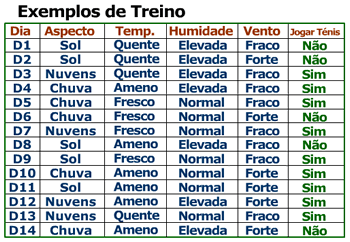
#> input picture Primeira-Aula-Mineracao-Dados/img/exemplo_treino.png, 350 x 242 px, found by its file name
$ jupyter execute --allow-errors Primeira-Aula-Mineracao-Dados.ipynb
#> lines starting #> are read from the running program, lines starting #| are printed output that depends on the picture
## Mineração de Dados

Mineração de dados é o processo de encontrar padrões, tendências e relações significativas ou interessantes em conjuntos de dados grandes e complexos. Envolve a aplicação de técnicas estatísticas, algoritmos de aprendizado de máquina e métodos de inteligência artificial para analisar grandes volumes de dados e extrair informações úteis e acionáveis.

## **Machine Learning**

É uma metodologia para análise de dados baseada na automatização construtiva de modelos analíticos. Na prática de usar algoritmos para coletar dados, aprender com eles, e então fazer uma determinação ou predição sobre alguma coisa no mundo.

## **O que é aprendizado?**
É um processo que visa a capacidade de se adaptar, modificar e melhorar seu comportamento e respostas.

## **Por que processo?**
Porque é contínuo e evolutivo.

## **Como ocorre?**
Através de relação com o ambiente.

## **Como o computador aprende?**
 *   Interagindo com o ambiente, através de dados;
 *   Dados são usados para a máquina aprender;
 *   O aprendizado pode ser persistido através de um modelo;
 *   Contínuo, ou seja, o aprendizado deve melhorar. Com dados melhores, o computador pode melhorar seu modelo, ou seja, aprender mais sobre as condições do tempo
 *   O aprendizado pode ser medido. Podemos medir o quanto o computador aprendeu, por exemplo, em 100 previsões, acertou 83 e errou 17.


## **Exemplo de como a máquina aprende. Modelo de Árvore de Decisão. Fonte adpatado de [4]**

[cell 1]
import cv2
from google.colab.patches import cv2_imshow
imagem = cv2.imread('/content/drive/MyDrive/Colab Notebooks/IA/exemplo_treino.png')
#> imagem is the input picture: shape (242, 350, 3); mean B, G, R 204.4, 201.7, 193.3
cv2_imshow(imagem)

[cell 2]
imagem = cv2.imread('/content/drive/MyDrive/Colab Notebooks/IA/arvore_decisao.png')
cv2_imshow(imagem)

[cell 3]
imagem = cv2.imread('/content/drive/MyDrive/Colab Notebooks/IA/arvore_decisao1.png')
cv2_imshow(imagem)

[cell 4]
imagem = cv2.imread('/content/drive/MyDrive/Colab Notebooks/IA/arvore_decisao2.png')
cv2_imshow(imagem)

## **Limite do aprendizado de máquina:**
*  Limites físicos: memória, processamento, armazenamento;
* Limites lógicos: algoritmo utilizado;
* Limites de ambiente: dados.
  Exemplos:
    * Dados que temos:
      * Temperatura, umidade, aparência, vento;
    * O que causa a chuva?
      * Temperatura, umidade, ventos;
      * Posição e deslocamento das massas de ar.

## **Inteligência Artificial X Machine Learning X Deep Learning**

[cell 5]
imagem = cv2.imread('/content/drive/MyDrive/Colab Notebooks/IA/IA-ML-DEEP.png')
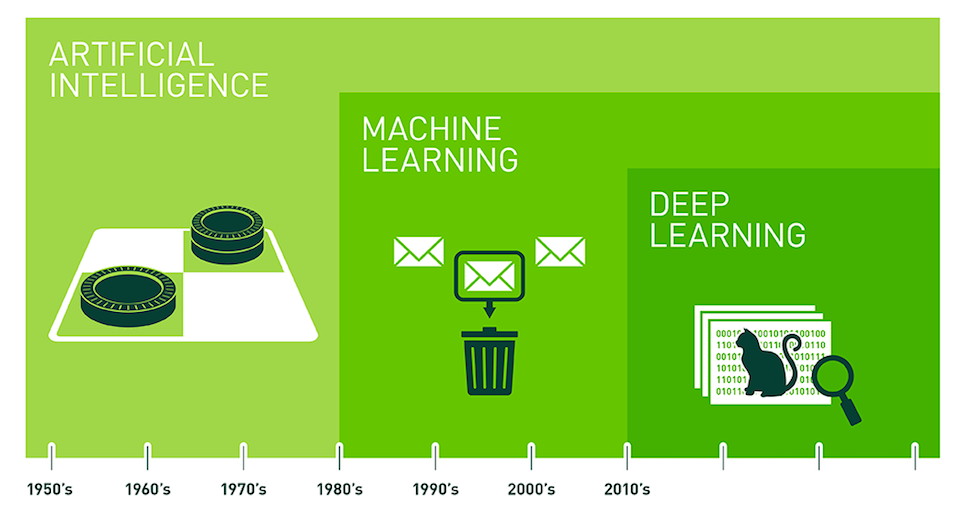
#> input picture Primeira-Aula-Mineracao-Dados/img/IA-ML-DEEP.png, 967 x 516 px, found by its file name
#> imagem is the input picture: shape (516, 967, 3); mean B, G, R 89.3, 209.9, 150.5
bigger = cv2.resize(imagem, (600, 400))
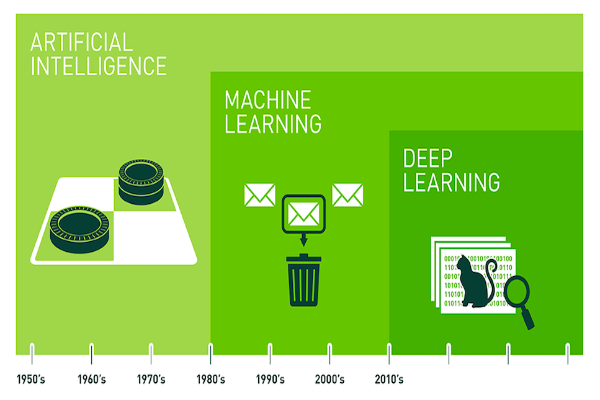
#> bigger: shape (400, 600, 3); mean B, G, R 89.2, 209.8, 150.4
cv2_imshow(bigger)

## **Tipos de aprendizagem**?
*   **Aprendizado supervisionado : o sistema recebe um conjunto de dados em que a resposta correta já é prevista;**

  Exemplo: Classificacar se um aluno vai abandonar ou não um curso.


*   **Aprendizado não supervisionado: método é utilizado para dados que não possuem histórico. Ou seja, o sistema não possui uma resposta certa; cabe ao algoritmo interpretar o comando e explorar os dados para fornecer um resultado satisfatório;**

  Exemplo: Um exemplo de uso é nas pesquisas sobre hábitos de consumo de clientes, em que o sistema deve encontrar padrões ao cruzar diferentes variáveis, como registro de compras, frequência e perfil de cada cliente.


*   **Aprendizado semi-supervisionado:  modelo combina aspectos dos dois tipos de aprendizado que vimos até agora: supervisionado e não supervisionado;**

 Exemplo: Um exemplo de aplicação é o reconhecimento do rosto de uma pessoa em uma webcam.


*   **Aprendizado por reforço: o sistema não possui dados prévios; ele aprende por tentativa e erro, identificando quais ações geram as maiores recompensas. Cabe ao sistema coletar informações e se adaptar ao ambiente;**

  Exemplo: Como exemplo podemos tomar os softwares financeiros que montam portfólio de ações para investimentos.


*   **Aprendizagem por Transferência (Transfer Learning): Na aprendizagem por transferência, o conhecimento adquirido em uma tarefa é transferido e reaproveitado para melhorar o desempenho em uma tarefa relacionada. Isso é útil quando há poucos dados disponíveis para a nova tarefa ou quando as tarefas têm características semelhantes.**

## **Tarefas ?**
* Classificação;
* Regressão Linear;
* Agrupamentos;
* Regras de Associação.

[cell 6]
#Classificação
imagem = cv2.imread('/content/drive/MyDrive/Colab Notebooks/IA/classificação.jpeg')
#> (the rest of this cell did not finish here and is left out)

[cell 7]
#Regressão Linear
imagem = cv2.imread('/content/drive/MyDrive/Colab Notebooks/IA/linha_regressao.png')
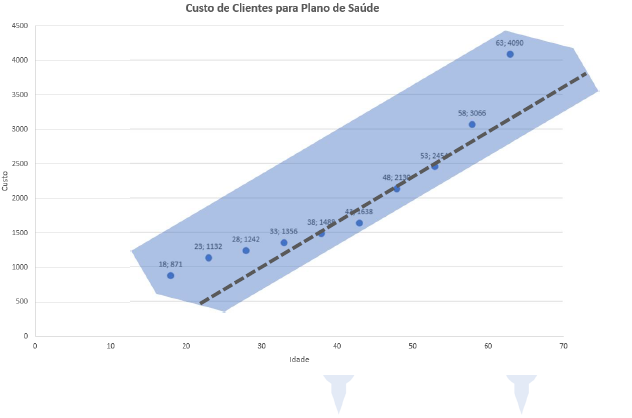
#> input picture Primeira-Aula-Mineracao-Dados/img/linha_regressao.png, 632 x 418 px, found by its file name
#> imagem is the input picture: shape (418, 632, 3); mean B, G, R 248.2, 242.1, 238.5
bigger = cv2.resize(imagem, (600, 500))
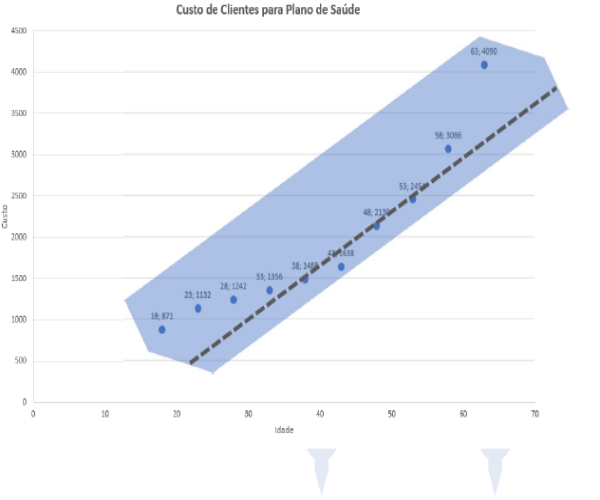
#> bigger: shape (500, 600, 3); mean B, G, R 248.2, 242.1, 238.5
cv2_imshow(bigger)

[cell 8]
#Agrupamento
imagem = cv2.imread('/content/drive/MyDrive/Colab Notebooks/IA/clusterizacao.png')
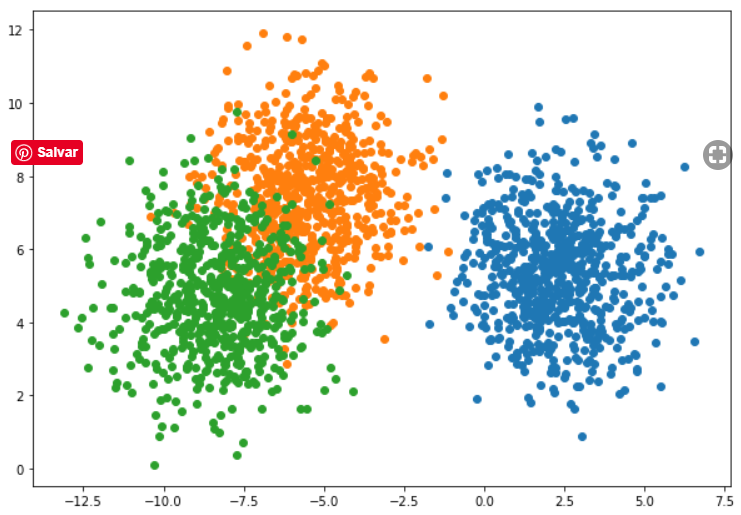
#> input picture Primeira-Aula-Mineracao-Dados/img/clusterizacao.png, 741 x 515 px, found by its file name
#> imagem is the input picture: shape (515, 741, 3); mean B, G, R 219.6, 229.4, 224.2
bigger = cv2.resize(imagem, (500, 300))
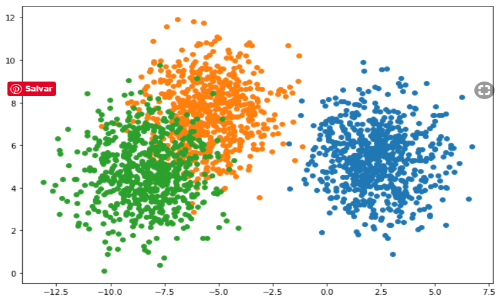
#> bigger: shape (300, 500, 3); mean B, G, R 219.5, 229.3, 224.1
cv2_imshow(bigger)

[cell 9]
#Regras de Associação
imagem = cv2.imread('/content/drive/MyDrive/Colab Notebooks/IA/regras_associacao.jpg')
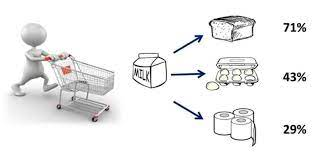
#> input picture Primeira-Aula-Mineracao-Dados/img/regras_associacao.jpg, 322 x 156 px, found by its file name
#> imagem is the input picture: shape (156, 322, 3); mean B, G, R 239.2, 239.2, 239.4
bigger = cv2.resize(imagem, (500, 300))
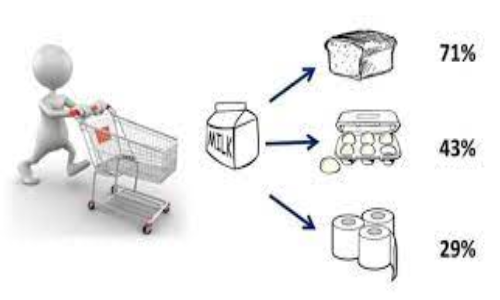
#> bigger: shape (300, 500, 3); mean B, G, R 239.2, 239.2, 239.3
cv2_imshow(bigger)
